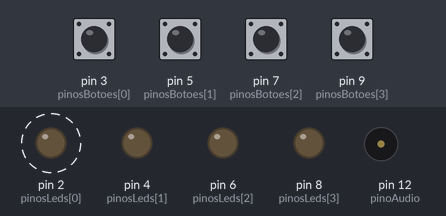
The sketch below on a simulated Arduino Uno, built with avr-gcc and run on an emulated ATmega328P. Parts: output pins drawn as LEDs (lit = HIGH), buzzer (waves = sounding). Dashed ring = blinking. The test bench sets the inputs (shaded band); at power-on: pin 3 (pinosBotoes[0]), pin 5 (pinosBotoes[1]), pin 7 (pinosBotoes[2]), pin 9 (pinosBotoes[3]) HIGH. WiFi joins after 1.5 s; servers stay silent unless stated; random numbers use the default seed unless the sketch sets one; no MQTT or app messages arrive unless stated; what the sketch prints to the serial monitor is not drawn.

Above: at 2.9 s.
3.0 s: pin 3 (pinosBotoes[0]) pulled LOW for 0.15 s
At 4.7 s:
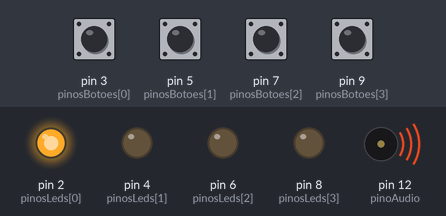
At 5.3 s:
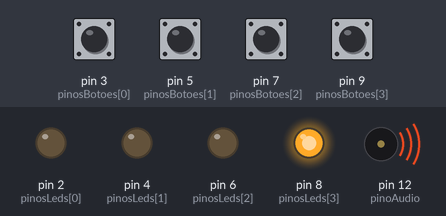
6.1 s: pin 5 (pinosBotoes[1]) pulled LOW for 0.15 s
At 9.4 s:
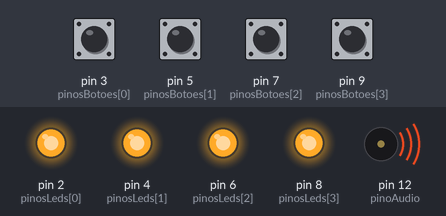
Timing chart, 0 to 12.5 s (numbered marks = the images above; inputs shaded):
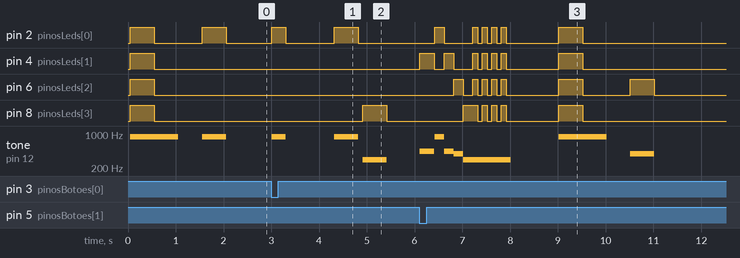

The sketch:

projeto2-genius-quiz.ino
```cpp
// Jogo Genius Quiz

#include <SPI.h>
#include <Ethernet.h>
#include <PubSubClient.h>

// =================================================================================================================================================

// Definindo as notas para os sons
#define NOTE_D4  294
#define NOTE_G4  392
#define NOTE_A4  440
#define NOTE_A5  880

// =================================================================================================================================================

// Informações de rede
byte mac[] = { 0xDE, 0xAD, 0xBE, 0xEF, 0xFE, 0xED }; // Endereço MAC arbitrário
IPAddress ip(192, 168, 1, 20); // Endereço IP do Arduino
IPAddress mqtt_server(192, 168, 1, 100); // Endereço IP do servidor MQTT
const int mqtt_port = 1883; // Porta padrão para o protocolo MQTT

EthernetClient ethClient;
PubSubClient client(ethClient);

// =================================================================================================================================================

// Variáveis do jogo
int tons[4] = { NOTE_A5, NOTE_A4, NOTE_G4, NOTE_D4 };
int sequencia[100] = {};
int rodada_atual = 0;
int passo_atual_na_sequencia = 0;
int pinoAudio = 12;
int pinosLeds[4] = { 2, 4, 6, 8 };
int pinosBotoes[4] = { 3, 5, 7, 9 };
int botao_pressionado = 0;
bool perdeu_o_jogo = false;
int pontos_acumulados = 0;

// =================================================================================================================================================

// FUNÇÃO CALLBACK:  Esta função é chamada quando uma mensagem MQTT é recebida.
// Atualmente, não está sendo utilizada no código, mas pode ser usada para processar
// mensagens recebidas, caso necessário.

void callback(char* topic, byte* payload, unsigned int length) {
  // Lidar com mensagens recebidas (se necessário)
}

// =================================================================================================================================================

// FUNÇÃO RECONNECT: Esta função é responsável por reconectar o cliente MQTT ao broker MQTT,
// caso a conexão seja perdida. Ela tenta reconectar a cada 5 segundos até conseguir uma conexão bem-sucedida.

void reconnect() {
  while (!client.connected()) {
    Serial.print("Tentando se conectar ao MQTT Broker...");
    if (client.connect("ArduinoClient")) {
      Serial.println("Conectado!");
      client.subscribe("jogo/genius");
    } else {
      Serial.print("Falha, rc=");
      Serial.print(client.state());
      Serial.println(" Tentando reconectar em 5 segundos...");
      delay(5000);
    }
  }
}

// =================================================================================================================================================

// FUNÇÃO SETUP: Esta função é chamada uma vez ao inicializar o Arduino. Nela, são configuradas as
// conexões de rede, os pinos dos LEDs e botões, além da conexão com o servidor MQTT.

void setup() {
  Serial.begin(115200);
  Ethernet.begin(mac, ip);
  while (!Ethernet.ready());
  client.setServer(mqtt_server, mqtt_port);
  client.setCallback(callback);

  for (int i = 0; i <= 3; i++) {
    pinMode(pinosLeds[i], OUTPUT);
  }

  for (int i = 0; i <= 3; i++) {
    pinMode(pinosBotoes[i], INPUT_PULLUP);
  }

  pinMode(pinoAudio, OUTPUT);
  randomSeed(analogRead(0));
}

// =================================================================================================================================================

// FUNÇÃO LOOP: Esta é a função principal do código, que é executada repetidamente. Aqui, é verificado se o cliente MQTT está conectado e,
// se não estiver, é feita uma tentativa de reconexão. Em seguida, o jogo é executado, com as seguintes etapas: inicialização
// da próxima rodada, reprodução da sequência de sons, espera pelo jogador e envio dos pontos acumulados.

void loop() {
  if (!client.connected()) {
    reconnect();
  }
  client.loop();

  if (perdeu_o_jogo) {
    int sequencia[100] = {};
    rodada_atual = 0;
    passo_atual_na_sequencia = 0;
    perdeu_o_jogo = false;
  }

  if (rodada_atual == 0) {
    tocarSomDeInicio();
    delay(500);
  }

  proximaRodada();
  reproduzirSequencia();
  aguardarJogador();
  enviarPontos(); // Envio dos pontos acumulados para o MQTT
  delay(1000);
}

// =================================================================================================================================================

// FUNÇÃO DE PRÓXIMA RODADA: Esta função sorteia um novo número (representando um som) e adiciona à sequência do jogo para a próxima rodada.

void proximaRodada() {
  int numero_sorteado = random(0, 4);
  sequencia[rodada_atual++] = numero_sorteado;
}

// =================================================================================================================================================

// FUNÇÃO PARA REPETIR A SEQUÊNCIA DE LUZES: Esta função reproduz a sequência de sons correspondentes aos botões que o jogador precisa pressionar.

void reproduzirSequencia() {
  for (int i = 0; i < rodada_atual; i++) {
    tone(pinoAudio, tons[sequencia[i]]);
    digitalWrite(pinosLeds[sequencia[i]], HIGH);
    delay(500);
    noTone(pinoAudio);
    digitalWrite(pinosLeds[sequencia[i]], LOW);
    delay(100);
  }
  noTone(pinoAudio);
}

// =================================================================================================================================================

// FUNÇÃO QUE AGUARDA O JOGADOR PRESSIONAR OS BOTÕES: Esta função espera o jogador pressionar os botões correspondentes
// à sequência de sons que foi reproduzida. Ela também verifica se o jogador pressionou o botão correto e atualiza os
// pontos acumulados.

void aguardarJogador() {
  for (int i = 0; i < rodada_atual; i++) {
    aguardarJogada();
    if (sequencia[passo_atual_na_sequencia] != botao_pressionado) {
      gameOver();
    } else {
      pontos_acumulados++; // Incrementa os pontos acumulados
    }
    if (perdeu_o_jogo) {
      break;
    }
    passo_atual_na_sequencia++;
  }
  passo_atual_na_sequencia = 0;
}

// =================================================================================================================================================

// FUNÇÃO QUE AGUARDA A JOGADA DO JOGADOR:  Esta função espera até que o jogador pressione um botão para fazer sua jogada.
// Ela verifica constantemente o estado dos botões até que um deles seja pressionado.

void aguardarJogada() {
  boolean jogada_efetuada = false;
  while (!jogada_efetuada) {
    for (int i = 0; i <= 3; i++) {
      if (!digitalRead(pinosBotoes[i])) {
        botao_pressionado = i;
        tone(pinoAudio, tons[i]);
        digitalWrite(pinosLeds[i], HIGH);
        delay(300);
        digitalWrite(pinosLeds[i], LOW);
        noTone(pinoAudio);
        jogada_efetuada = true;
      }
    }
    delay(10);
  }
}

// =================================================================================================================================================

// FUNÇÃO DE FIM DE JOGO - O JOGADOR PERDEU: Esta função é chamada quando o jogador perde o jogo. Ela reproduz uma
// sequência de sons e pisca os LEDs para indicar que o jogo acabou.

void gameOver() {
  for (int i = 0; i <= 3; i++) {
    tone(pinoAudio, tons[i]);
    digitalWrite(pinosLeds[i], HIGH);
    delay(200);
    digitalWrite(pinosLeds[i], LOW);
    noTone(pinoAudio);
  }
  tone(pinoAudio, tons[3]);
  for (int i = 0; i <= 3; i++) {
    digitalWrite(pinosLeds[0], HIGH);
    digitalWrite(pinosLeds[1], HIGH);
    digitalWrite(pinosLeds[2], HIGH);
    digitalWrite(pinosLeds[3], HIGH);
    delay(100);
    digitalWrite(pinosLeds[0], LOW);
    digitalWrite(pinosLeds[1], LOW);
    digitalWrite(pinosLeds[2], LOW);
    digitalWrite(pinosLeds[3], LOW);
    delay(100);
  }
  noTone(pinoAudio);
  perdeu_o_jogo = true;
}

// =================================================================================================================================================

// FUNÇÃO QUE TOCA O SOM DE INÍCIO DO JOGO:  Esta função toca um som no início do jogo para sinalizar o início da partida.
// Ela também faz os LEDs piscarem brevemente.

void tocarSomDeInicio() {
  tone(pinoAudio, tons[0]);
  digitalWrite(pinosLeds[0], HIGH);
  digitalWrite(pinosLeds[1], HIGH);
  digitalWrite(pinosLeds[2], HIGH);
  digitalWrite(pinosLeds[3], HIGH);
  delay(500);
  digitalWrite(pinosLeds[0], LOW);
  digitalWrite(pinosLeds[1], LOW);
  digitalWrite(pinosLeds[2], LOW);
  digitalWrite(pinosLeds[3], LOW);
  delay(500);
  noTone(pinoAudio);
}

// =================================================================================================================================================

// FUNÇÃO PARA ENVIAR OS PONTOS ACUMULADOS POR UM JOGADOR DURANTE A PARTIDA: Esta função é responsável por enviar os pontos
// acumulados pelo jogador para o servidor MQTT. Os pontos são convertidos em uma string e publicados em um tópico específico.

void enviarPontos() {
  char pontos_str[4];
  snprintf(pontos_str, sizeof(pontos_str), "%d", pontos_acumulados);
  client.publish("jogo/genius/pontos", pontos_str);
}
```

Measured:
- after the input at 3.0 s, pin 2 (pinosLeds[0]): LOW → HIGH at once, → LOW 0.30 s later, → HIGH 1.0 s later, → LOW 0.50 s later; pin 8 (pinosLeds[3]): LOW → HIGH after 1.9 s, → LOW 0.50 s later; tone on pin 12 (pinoAudio): plays 880 Hz for 0.30 s, 880 Hz for 0.50 s, 294 Hz for 0.50 s, starting at once
- after the input at 6.1 s, pin 2 (pinosLeds[0]): goes HIGH 0.20 s, LOW 0.60 s, 3 × (HIGH 0.10 s, LOW 0.10 s), HIGH 0.10 s, LOW 1.1 s, HIGH 0.50 s, then LOW, starting after 0.32 s; pin 4 (pinosLeds[1]): LOW → HIGH at once, → LOW 0.30 s later, → HIGH 0.21 s later, → LOW 0.20 s later, … (14 changes in this stretch)
- by itself, pin 2 (pinosLeds[0]): alternates HIGH for 0.50 s and LOW for 1.0 s
